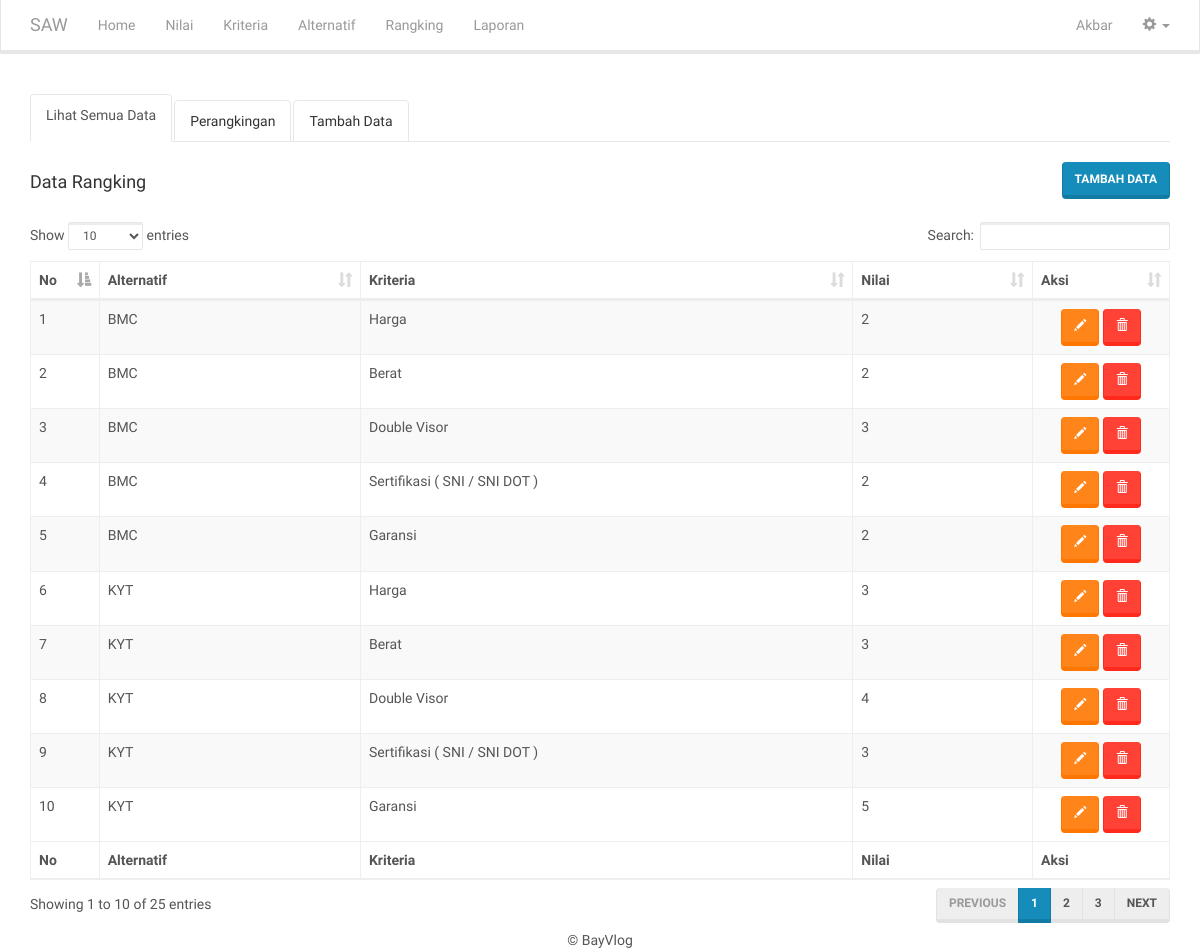
The page /rangking.php (signed in) on the database its author committed.
### tables this page shows
CREATE TABLE `rangking` (
  `id_alternatif` int(11) NOT NULL,
  `id_kriteria` int(11) NOT NULL,
  `nilai_rangking` double NOT NULL,
  `nilai_normalisasi` double NOT NULL,
  `bobot_normalisasi` double NOT NULL
);

CREATE TABLE `alternatif` (
  `id_alternatif` int(11) NOT NULL,
  `nama_alternatif` varchar(255) NOT NULL,
  `hasil_alternatif` double NOT NULL
);

CREATE TABLE `kriteria` (
  `id_kriteria` int(11) NOT NULL,
  `nama_kriteria` varchar(255) NOT NULL,
  `tipe_kriteria` varchar(10) NOT NULL,
  `bobot_kriteria` double NOT NULL
);

### includes/rangking.inc.php (called while the page is built, shortened)
<?php
class Rangking{
	private $conn;
	public function __construct($db){
		$this->conn = $db;
	}
	function readKhusus(){
		$query = "SELECT * FROM alternatif a, kriteria b, rangking c where a.id_alternatif=c.id_alternatif and b.id_kriteria=c.id_kriteria order by a.id_alternatif asc";
		$stmt = $this->conn->prepare( $query );
		$stmt->execute();
		return $stmt;
	}
}
?>

### rangking.php (the view, shortened to what this page needs)
<?php
include_once 'header.php';
include_once 'includes/rangking.inc.php';
$pro = new Rangking($db);
$stmt = $pro->readKhusus();
?>
	<br/>
	<div>
	  <ul class="nav nav-tabs" role="tablist">
	    <li role="presentation" class="active"><a href="#lihat" aria-controls="lihat" role="tab" data-toggle="tab">Lihat Semua Data</a></li>
	    <li role="presentation"><a href="#rangking" aria-controls="rangking" role="tab" data-toggle="tab">Perangkingan</a></li>
	    <li role="presentation"><a href="rangking-baru.php" role="tab">Tambah Data</a></li>
	  </ul>
	  <div class="tab-content">
	    <div role="tabpanel" class="tab-pane active" id="lihat">
	    	<br/>
	    	<div class="row">
				<div class="col-md-6 text-left">
					<h4>Data Rangking</h4>
				</div>
				<div class="col-md-6 text-right">
					<button onclick="location.href='rangking-baru.php'" class="btn btn-primary">Tambah Data</button>
				</div>
			</div>
			<br/>
			<table width="100%" class="table table-striped table-bordered" id="tabeldata">
		        <thead>
		            <tr>
		                <th width="30px">No</th>
		                <th>Alternatif</th>
		                <th>Kriteria</th>
		                <th>Nilai</th>
		                <th width="100px">Aksi</th>
		            </tr>
		        </thead>
		        <tfoot>
		            <tr>
		                <th>No</th>
		                <th>Alternatif</th>
		                <th>Kriteria</th>
		                <th>Nilai</th>
		                <th>Aksi</th>
		            </tr>
		        </tfoot>
		        <tbody>
		<?php
		$no=1;
		while ($row = $stmt->fetch(PDO::FETCH_ASSOC)){
		?>
		            <tr>
		                <td><?php echo $no++ ?></td>
		                <td><?php echo $row['nama_alternatif'] ?></td>
		                <td><?php echo $row['nama_kriteria'] ?></td>
		                <td><?php echo $row['nilai_rangking'] ?></td>
		                <td class="text-center">
							<a href="rangking-ubah.php?ia=<?php echo $row['id_alternatif'] ?>&ik=<?php echo $row['id_kriteria'] ?>" class="btn btn-warning"><span class="glyphicon glyphicon-pencil" aria-hidden="true"></span></a>
							<a href="rangking-hapus.php?ia=<?php echo $row['id_alternatif'] ?>&ik=<?php echo $row['id_kriteria'] ?>" onclick="return confirm('Yakin ingin menghapus data')" class="btn btn-danger"><span class="glyphicon glyphicon-trash" aria-hidden="true"></span></a>
					    </td>
		            </tr>
		<?php
		}
		?>
		        </tbody>
		    </table>
	    </div>
	  </div>
	</div>
<?php
include_once 'footer.php';
?>

### rows shown on the page
rangking: id_alternatif.nama_alternatif "BMC", id_kriteria.nama_kriteria "Harga", nilai_rangking "2"
rangking: id_alternatif.nama_alternatif "BMC", id_kriteria.nama_kriteria "Berat", nilai_rangking "2"
rangking: id_alternatif.nama_alternatif "BMC", id_kriteria.nama_kriteria "Double Visor", nilai_rangking "3"
rangking: id_alternatif.nama_alternatif "BMC", id_kriteria.nama_kriteria "Sertifikasi ( SNI / SNI DOT )", nilai_rangking "2"
rangking: id_alternatif.nama_alternatif "BMC", id_kriteria.nama_kriteria "Garansi", nilai_rangking "2"
rangking: id_alternatif.nama_alternatif "KYT", id_kriteria.nama_kriteria "Harga", nilai_rangking "3"
rangking: id_alternatif.nama_alternatif "KYT", id_kriteria.nama_kriteria "Berat", nilai_rangking "3"
rangking: id_alternatif.nama_alternatif "KYT", id_kriteria.nama_kriteria "Double Visor", nilai_rangking "4"
rangking: id_alternatif.nama_alternatif "KYT", id_kriteria.nama_kriteria "Sertifikasi ( SNI / SNI DOT )", nilai_rangking "3"
rangking: id_alternatif.nama_alternatif "KYT", id_kriteria.nama_kriteria "Garansi", nilai_rangking "5"

### other values the page prints
$_SESSION['nama_lengkap'] "Akbar"
